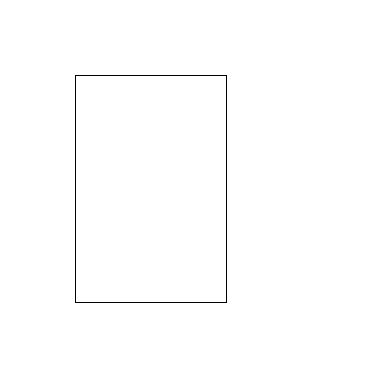
#> input picture denememe.png, 378 x 378 px
$ python matProje.py
#> lines starting #> are read from the running program, lines starting #| are printed output that depends on the picture; after the words box and inside, x2 and y2 are one past the last pixel; in counts of white or black regions, pixels touching at a corner belong together; long printed decimals are rounded
import cv2
import numpy as np
import math

def calculate_vase_volume(image_path):
    # Görüntüyü yükle
#> called with image_path = 'denememe.png'
    image = cv2.imread(image_path)
#> image is the input picture: shape (378, 378, 3); 99.5% white; black in thin lines or dots, all inside (x1, y1, x2, y2) = (75, 75, 227, 303)

    # Görüntüyü ters çevir (beyaz üzerine siyah şekil)
    inverted_image = cv2.bitwise_not(image)

    # Kenarları tespit et
    edges = cv2.Canny(inverted_image, 50, 150)
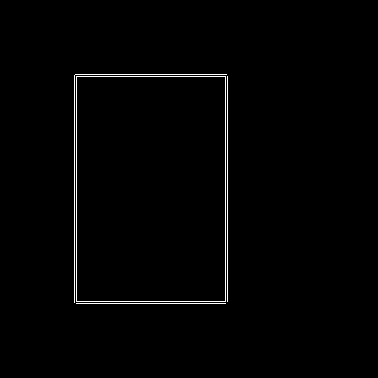
#> edges: shape (378, 378); 1.1% white in thin lines or dots, all inside (x1, y1, x2, y2) = (74, 74, 228, 304)

    # Kenar noktalarını bul
    points = np.column_stack(np.where(edges > 0))
#> points = 1504 pairs, first value 74 to 303, second value 74 to 227

    # Çizilecek çizgi rengini belirle (mavi)
    colors = [(255, 0, 0), (0, 255, 0), (0, 0, 255), (255, 0, 255), (255, 0, 255), (255, 255, 0), (0, 255, 255)]

    # Yarıçap ve yükseklik değerlerini hesapla
    radii_squares = []  # Yarıçapların karelerini saklayacak bir liste
    height = 0

    for i in range(len(points)-1):
        point1 = points[i][::-1]
        point2 = points[i+1][::-1]
        distance = np.linalg.norm(point2 - point1) * 0.01  # İki nokta arası mesafe (cm)
        radius = distance / 2  # Yarıçap
        radius_square = radius**2  # Yarıçapın karesi
        radii_squares.append(radius_square)
        height += distance

        # İki nokta arasında çizgi çiz
        # Çizgi rengini belirle
        color = colors[i % len(colors)]

        # Çizgi çiz
        cv2.line(image, tuple(point1), tuple(point2), color, thickness=2)
#> this loop made 1503 passes
#> (point1, point2, height, color) on passes 1 to 3: ([75, 74], [76, 74], 0.01, (255, 0, 0)), ([76, 74], [77, 74], 0.02, (0, 255, 0)), ([77, 74], [78, 74], 0.03, (0, 0, 255))
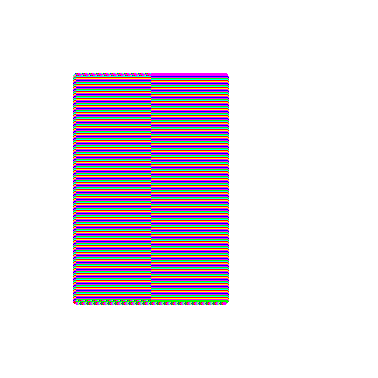
#> image: shape (378, 378, 3); mean B, G, R 227.3, 218.1, 227.3
#> after the loop, height = 696.1; radii_squares = 1503 values, max 0.585 at index 304, min 2.5e-05 at index 0, mean 0.171

    # Görüntüyü göster
    cv2.imshow("Çizgili Görüntü", image)
    cv2.imwrite("C:\\Users\\ASUS\\Desktop\\mat porje\\cizgi.png", image)
    cv2.waitKey(0)
    cv2.destroyAllWindows()

    volume = (sum(radii_squares) / len(radii_squares)) * height
#> volume = 119.1
    print("nokta 1: ", tuple(point1))
#| nokta 1:  (224, 303)
    print("nokta 2: ", tuple(point2))
#| nokta 2:  (225, 303)
    print("h: ", height)
#| h:  696.120
    print("len: ", len(radii_squares))
#| len:  1503
    volumse = sum(radii_squares) / len(radii_squares)
#> volumse = 0.171

    print("ort yaruçap değeri: ", volumse)
#| ort yaruçap değeri:  0.1711

    return volume

# Örnek görüntüyü kullanarak hesaplama yapma
image_path = "denememe.png"  # Görüntü dosyasının yolunu belirtin
vase_volume = calculate_vase_volume(image_path)
#> vase_volume = 119.1
print("Vazonun Hacmi: ", vase_volume, " pi birimi")
#| Vazonun Hacmi:  119.137  pi birimi

$ run again, with birlestirilmis.png copied over denememe.png
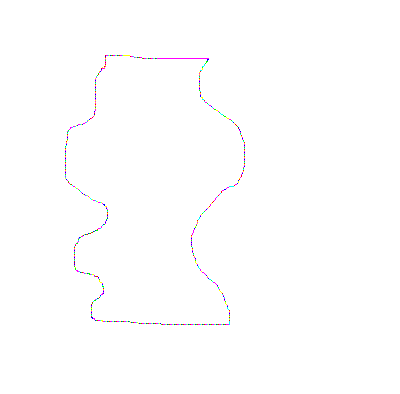
#> input picture birlestirilmis.png, 400 x 394 px
#> in calculate_vase_volume, image is the input picture: shape (394, 400, 3); mean B, G, R 254.4, 254.2, 254.4
#> in calculate_vase_volume, `edges = cv2.Canny(inverted_image, 50, 150)`:
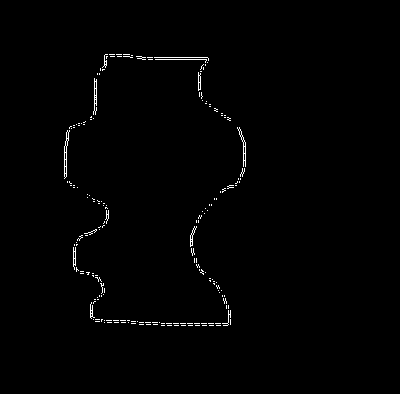
#> edges: shape (394, 400); 0.84% white in thin lines or dots, all inside (x1, y1, x2, y2) = (64, 54, 246, 326)
#> points = 1328 pairs, first value 54 to 325, second value 64 to 245
#> the loop in calculate_vase_volume, `for i in range(len(points)-1):` made 1327 passes
#> (point1, point2, distance, radius, radius_square, height, color) on passes 1 to 3: ([105, 54], [106, 54], 0.01, 0.005, 2.5e-05, 0.01, (255, 0, 0)), ([106, 54], [107, 54], 0.01, 0.005, 2.5e-05, 0.02, (0, 255, 0)), ([107, 54], [109, 54], 0.02, 0.01, 0.0001, 0.04, (0, 0, 255))
#> after the loop in calculate_vase_volume, `for i in range(len(points)-1):`:
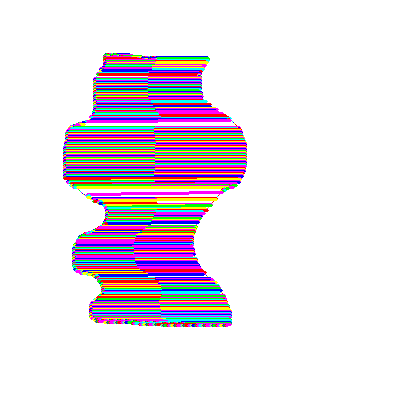
#> image: shape (394, 400, 3); mean B, G, R 231.1, 221.7, 231.5
#> after the loop in calculate_vase_volume, `for i in range(len(points)-1):`: height = 524.3; radii_squares = 1327 values, max 0.819 at index 494, min 2.5e-05 at index 0, mean 0.131
#> volume = 68.85
#| nokta 1:  (226, 325)
#| nokta 2:  (227, 325)
#| h:  524.311
#| len:  1327
#> volumse = 0.131
#| ort yaruçap değeri:  0.1313
#> vase_volume = 68.85
#| Vazonun Hacmi:  68.852  pi birimi

$ run again, with dene.png copied over denememe.png
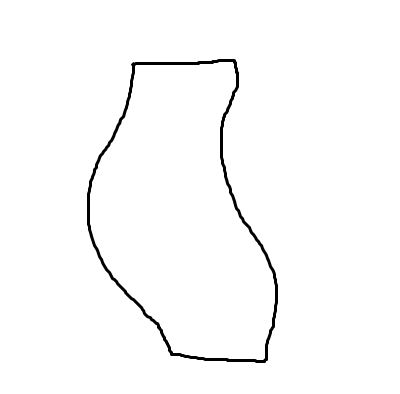
#> input picture dene.png, 400 x 394 px
#> in calculate_vase_volume, image is the input picture: shape (394, 400, 3); min 0, max 255, mean 250.8
#> in calculate_vase_volume, `edges = cv2.Canny(inverted_image, 50, 150)`:
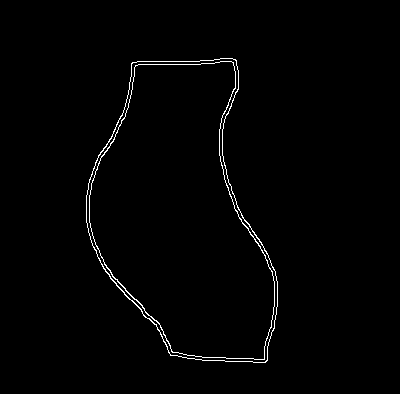
#> edges: shape (394, 400); 1.2% white in thin lines or dots, all inside (x1, y1, x2, y2) = (86, 58, 278, 363)
#> points = 1827 pairs, first value 58 to 362, second value 86 to 277
#> the loop in calculate_vase_volume, `for i in range(len(points)-1):` made 1826 passes
#> (point1, point2, distance, radius, radius_square, height, color) on passes 1 to 3: ([220, 58], [221, 58], 0.01, 0.005, 2.5e-05, 0.01, (255, 0, 0)), ([221, 58], [222, 58], 0.01, 0.005, 2.5e-05, 0.02, (0, 255, 0)), ([222, 58], [223, 58], 0.01, 0.005, 2.5e-05, 0.03, (0, 0, 255))
#> after the loop in calculate_vase_volume, `for i in range(len(points)-1):`:
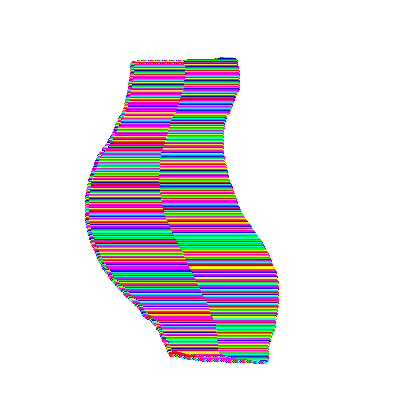
#> image: shape (394, 400, 3); mean B, G, R 225.1, 217.5, 228.3
#> after the loop in calculate_vase_volume, `for i in range(len(points)-1):`: height = 795.4; radii_squares = 1826 values, max 0.731 at index 1096, min 2.5e-05 at index 0, mean 0.141
#> volume = 111.9
#| nokta 1:  (264, 362)
#| nokta 2:  (265, 362)
#| h:  795.423
#| len:  1826
#> volumse = 0.141
#| ort yaruçap değeri:  0.1406
#> vase_volume = 111.9
#| Vazonun Hacmi:  111.858  pi birimi

$ run again, with denem.png copied over denememe.png
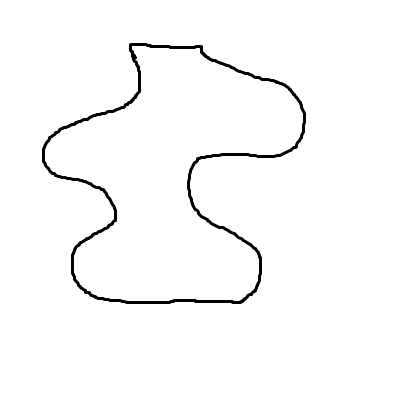
#> input picture denem.png, 400 x 394 px
#> in calculate_vase_volume, image is the input picture: shape (394, 400, 3); min 0, max 255, mean 249.7
#> in calculate_vase_volume, `edges = cv2.Canny(inverted_image, 50, 150)`:
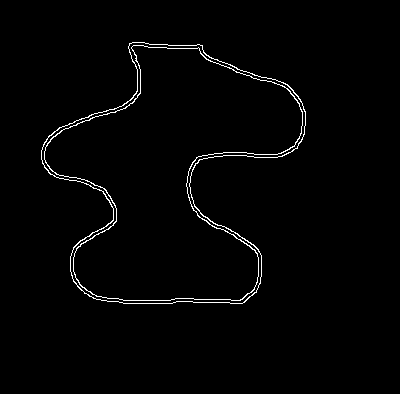
#> edges: shape (394, 400); 1.5% white in thin lines or dots, all inside (x1, y1, x2, y2) = (41, 42, 306, 304)
#> points = 2356 pairs, first value 42 to 303, second value 41 to 305
#> the loop in calculate_vase_volume, `for i in range(len(points)-1):` made 2355 passes
#> (point1, point2, distance, radius, radius_square, height, color) on passes 1 to 3: ([132, 42], [133, 42], 0.01, 0.005, 2.5e-05, 0.01, (255, 0, 0)), ([133, 42], [134, 42], 0.01, 0.005, 2.5e-05, 0.02, (0, 255, 0)), ([134, 42], [135, 42], 0.01, 0.005, 2.5e-05, 0.03, (0, 0, 255))
#> after the loop in calculate_vase_volume, `for i in range(len(points)-1):`:
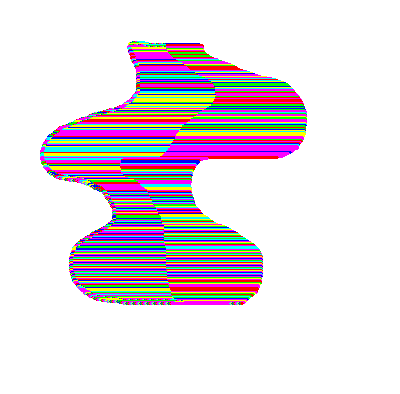
#> image: shape (394, 400, 3); mean B, G, R 224.8, 217.6, 227.4
#> after the loop in calculate_vase_volume, `for i in range(len(points)-1):`: height = 816.1; radii_squares = 2355 values, max 1.65 at index 856, min 2.5e-05 at index 0, mean 0.141
#> volume = 114.9
#| nokta 1:  (241, 303)
#| nokta 2:  (242, 303)
#| h:  816.050
#| len:  2355
#> volumse = 0.141
#| ort yaruçap değeri:  0.1408
#> vase_volume = 114.9
#| Vazonun Hacmi:  114.940  pi birimi
